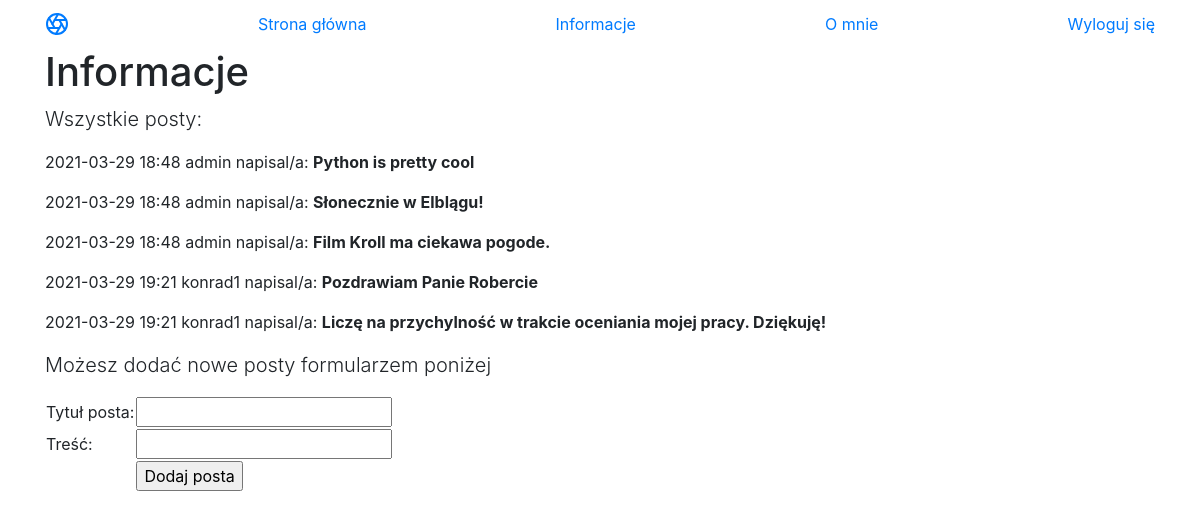
Screenshot of /informacje (signed in) with the database file from the repository.
### app/routes.py (models this page shows, shortened)
class Post(db.Model):
    id = db.Column(db.Integer, primary_key=True)
    title = db.Column(db.String(80), nullable=False)
    body = db.Column(db.Text, nullable=False)
    pub_date = db.Column(db.DateTime, nullable=False, default=datetime.utcnow)
    category_id = db.Column(db.Integer, db.ForeignKey('category.id'), nullable=False)
    category = db.relationship('Category', backref=db.backref('posts', lazy=True))
    user_id = db.Column(db.Integer, db.ForeignKey('user.id'),nullable=False)
    user = db.relationship ('User', backref=db.backref('posts',lazy=True))

class User(db.Model,UserMixin):
    id = db.Column(db.Integer, primary_key=True)
    username = db.Column(db.String(80), unique=True, nullable=False)
    password = db.Column(db.String(120), unique=False, nullable=False)
    def get(lookingForId):
        user_found=User.query.filter(User.id==lookingForId).first()
        if user_found:
            return user_found
        else:
            return None

### app/routes.py (the view, shortened to what this page needs)
@app.route('/informacje', methods=["GET","POST"])
@login_required
def informacje():
    tytul="Informacje"
    tresc="Wszystkie posty:"
    msg=""
    posty=Post.query.order_by(Post.pub_date).all();
    return render_template('informacje.html', tytul=tytul, tresc=tresc, posty=posty, msg=msg )

### app/routes.py (called while the page is built)
@login_manager.user_loader
def load_user(userid):
    return User.get(userid)

### app/templates/informacje.html (shortened to what this page needs)
{%extends "baza.html"%}
{% block content %}
		{%if tresc%}
		<p class="lead">{{tresc}}</p>
		{%endif%}
		{% for post in posty %}
		<div><p>{{post.pub_date.strftime("%Y-%m-%d %H:%M")}}   {{post.user.username}} napisal/a: <b>{{post.body}}</b></p></div>
		{%endfor%}
		<p class="lead">Możesz dodać nowe posty formularzem poniżej</p>
		<form action="{{ url_for('informacje') }}" method="post">
			<table>
				<tbody>
					<tr><td>Tytuł posta:</td><td><input type=text name=title></td></tr>
					<tr><td>Treść:</td><td><input type=textarea name=body></td></tr>
					<tr><td></td><td><input type=submit value="Dodaj posta"></td></tr>
				</tbody>
			</table>
		</form>
{% endblock %}

### app/templates/baza.html (shortened to what this page needs)
<!doctype html>
<html lang="pl">
  <head>
    <link rel="stylesheet" href="https://maxcdn.bootstrapcdn.com/bootstrap/4.0.0/css/bootstrap.min.css">
  </head>
  <body>
    <nav class="site-header sticky-top py-1">
      <div class="container d-flex flex-column flex-md-row justify-content-between">
        <a class="py-2" href="/">
        </a>
        <a class="py-2 d-none d-md-inline-block" href="/">Strona główna</a>
		<a class="py-2 d-none d-md-inline-block" href="/informacje">Informacje</a>
		<a class="py-2 d-none d-md-inline-block" href="/omnie">O mnie</a>
		{% if current_user.is_authenticated %}
			<a class="py-2 d-none d-md-inline-block" href="/logout">Wyloguj się</a>
		{%else%}
			<a class="py-2 d-none d-md-inline-block" href="/login">Zaloguj się</a>
			<a class="py-2 d-none d-md-inline-block" href="/rejestracja">Rejestracja</a>
		{% endif %}
      </div>
    </nav>
    <main role="main" class="container">
    <div class="starter-template">
		{%if tytul%}
		<h1>{{tytul}}</h1>
		{%else%}
		<h1>Strona główna</h1>
		{%endif%}
		{%block content%}{%endblock%}
	</div>
    </main>
  </body>
</html>

### rows the page displays
Post: pub_date "2021-03-29 18:48", user.username "admin", body "Python is pretty cool"
Post: pub_date "2021-03-29 18:48", user.username "admin", body "Słonecznie w Elblągu!"
Post: pub_date "2021-03-29 18:48", user.username "admin", body "Film Kroll ma ciekawa pogode."
Post: pub_date "2021-03-29 19:21", user.username "konrad1", body "Pozdrawiam Panie Robercie"
Post: pub_date "2021-03-29 19:21", user.username "konrad1", body "Liczę na przychylność w trakcie oceniania mojej pracy. Dziękuję!"

### other values shown
{{ tytul }} "Informacje"
{{ tresc }} "Wszystkie posty:"
